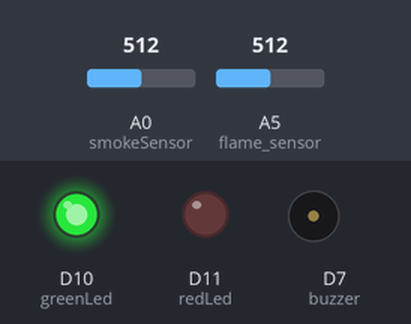
Recording of a sketch running on a simulated Arduino MKR. On the bench: output pins drawn as LEDs (lit = HIGH), buzzer (waves = sounding). The test bench sets the inputs (shaded band); at power-on: A5 (flame_sensor) = 512, A0 (smokeSensor) = 512. WiFi joins after 1.5 s; servers stay silent unless stated; uploads are accepted with an empty reply; not simulated (calls return 0 or success): arduino_secrets.h; what the sketch prints to the serial monitor is not drawn.

Above: at 7.7 s.
7.8 s: A5 (flame_sensor) set to 593
13.4 s: A5 (flame_sensor) set to 613
At 17.7 s:
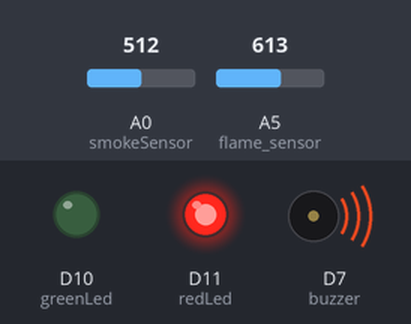
At 20.0 s:
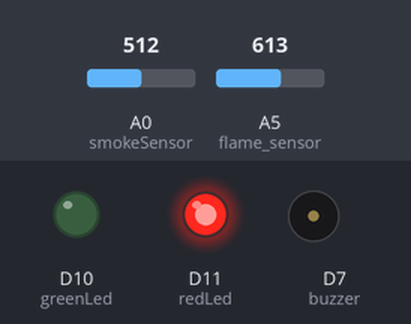
23.5 s: A0 (smokeSensor) set to 991
29.1 s: A0 (smokeSensor) set to 1013
Timing chart, 0 to 38.5 s (numbered marks = the images above; inputs shaded):
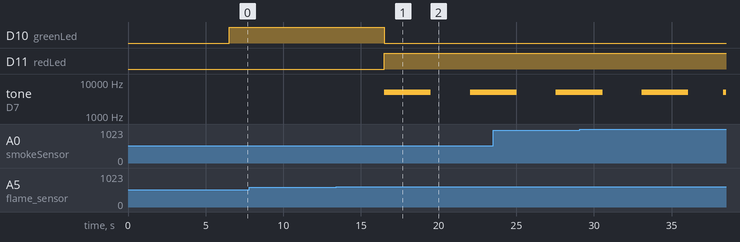

The sketch:

fire_alarm.ino
```cpp
#include <SPI.h>
#include <WiFiNINA.h>
#include "arduino_secrets.h"

int buzzer = 7 ;
int redLed = 11 ;
int greenLed = 10 ;
int smokeSensor = A0;
int flame_sensor = A5 ;
int flame_detected ;
int sensorThreshHold = 50;


///////please enter your sensitive data in the Secret tab/arduino_secrets.h
char ssid[] = SECRET_SSID;        // your network SSID (name)
char pass[] = SECRET_PASS;    // your network password (use for WPA, or use as key for WEP)
int status = WL_IDLE_STATUS;     // the WiFi radio&apos;s status

// Specify IP address or hostname
char server[] = "firealarmsensor.herokuapp.com";

WiFiClient client;

void setup() {

  // Initialize serial and wait for port to open:

  Serial.begin(9600);
  pinMode(buzzer, OUTPUT) ;
  pinMode(greenLed, OUTPUT) ;
  pinMode(redLed, OUTPUT) ;
  pinMode(flame_sensor, INPUT) ;
  pinMode(smokeSensor, INPUT) ;


  // check for the WiFi module:

  if (WiFi.status() == WL_NO_MODULE) {

    Serial.println("Communication with WiFi module failed!");

    // don&apos;t continue

    while (true);

  }

  // attempt to connect to WiFi network:

  if ( status != WL_CONNECTED) {

    Serial.print("Attempting to connect to WPA SSID: ");

    Serial.println(ssid);

    // Connect to WPA/WPA2 network:

    status = WiFi.begin(ssid, pass);

    // wait 5 seconds for connection:

    delay(5000);
  }

  Serial.println("You&apos;re connected to the network");
}

void loop() {
  int analogSensor = analogRead(smokeSensor);
  int flame_detected = analogRead(flame_sensor) ;

  Serial.println(flame_detected);
  Serial.println(analogSensor);

  if (analogSensor > 1000)
  {
   if ( status != WL_CONNECTED) {

      status = WiFi.begin(ssid, pass);

    }
    Serial.print("Somke!");
    Serial.println(analogSensor);
    digitalWrite(redLed, HIGH);
    digitalWrite(greenLed, LOW);
    tone(buzzer, 5000, 3000);
    String smokeInt = String(analogSensor);

    sendData("Riaydh", "2Invent Company 4480 Al Imam Saud Ibn Faysal Rd, As Sahafah, Riaydh 13321 6833", smokeInt, "+966546367561", "There is a gas leak!!!", "test@gmail.com");

  }
  else if (flame_detected > 600)
  {

    Serial.println("Flame detected...! take action immediately.");
    tone(buzzer, 5000, 3000);
    digitalWrite(redLed, HIGH);
    digitalWrite(greenLed, LOW);
     if ( status != WL_CONNECTED) {

    status = WiFi.begin(ssid, pass);

    }
    String temp = String(flame_detected);
    sendData("Riaydh", "2Invent Company 4480 Al Imam Saud Ibn Faysal Rd, As Sahafah, Riaydh 13321 6833", temp, "+966546367561", "There is a Fire!!!", "test@gmail.com");
    sendData("Riaydh", "2Invent Company 4480 Al Imam Saud Ibn Faysal Rd, As Sahafah, Riaydh 13321 6833", temp, "+966546367508", "There is a is a Fire!!!", "test@gmail.com");
  }
  else
  {
    Serial.println("No flame detected. stay cool");
    digitalWrite(greenLed, HIGH);
    noTone(buzzer);
    digitalWrite(redLed, LOW);
  }
  delay(5000);
}


void sendData(String city, String address, String temp, String phone_number, String message, String email) {
  String jsonData = "{\"temperature\" : \"" + temp + "\" , \"Address\" : \"" + address + "\" , \"city\" : \"" + city + "\" , \"phone_number\" : \"" + phone_number + "\" , \"email\" : \"" + email + "\" , \"message_type\" : \"" + message + "\"}";

  if (client.connect(server, 80)) {
    client.println("POST /api/alarms/ HTTP/1.1");
    client.println("Host: firealarmsensor.herokuapp.com");
    client.println("Content-Type: application/json");
    client.print("Content-Length: ");
    client.println(jsonData.length());
    client.println();
    client.print(jsonData);
  }

  if (client.connected()) {
    client.stop();
  }
  Serial.println(jsonData);
}
```

Measured:
- the behaviour switches between 600 and 601 on A5 (flame_sensor) (found by bisection; images 0 and 1)
- after the input at 7.8 s, every drawn part: stays the same
- after the input at 13.4 s, D10 (greenLed): HIGH → LOW after 3.1 s; D11 (redLed): LOW → HIGH after 3.1 s; tone on D7 (buzzer): silent → 5000 Hz after 3.1 s, → silent 3.0 s later, → 5000 Hz 2.5 s later
